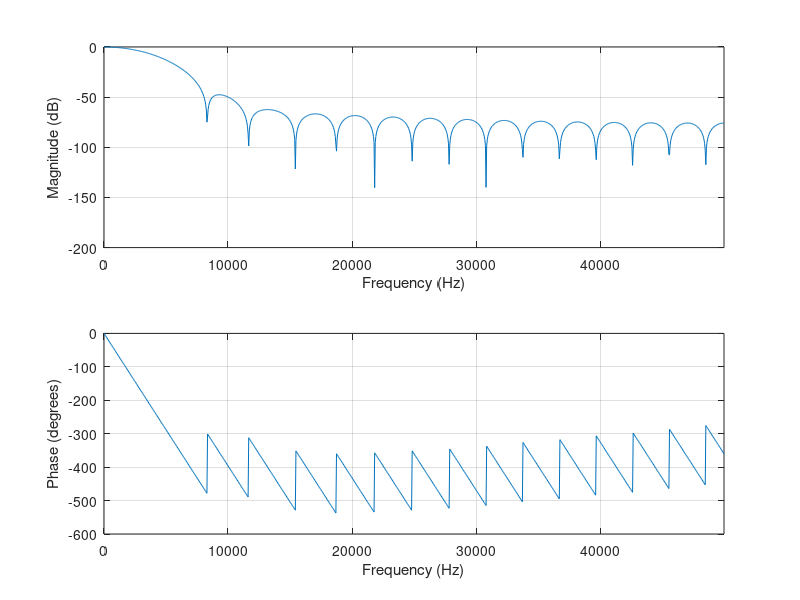
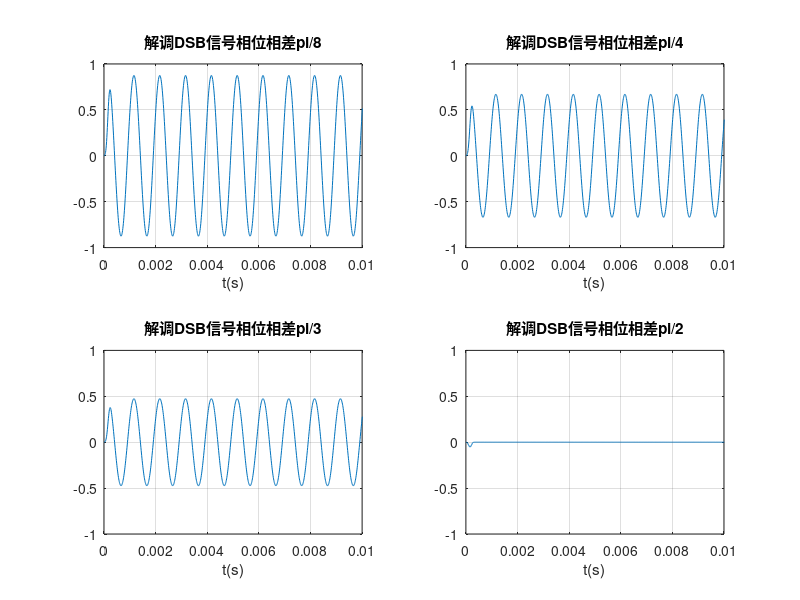

The MATLAB source for these figures, in order:
clear all;
close all;
clc;

%% DSB的调制及非同相位解调

%% 初始化
% fs = 128;  %抽样频率有点小
fs = 99999;
fm = 1000;
fc = 10000;
dt = 1/fs;
t = 0: dt : 50;
NFFT = 2^16; %傅里叶变换点数
f = linspace(-fs/2, fs/2, NFFT); %生成-fs/2到 fs/2的NFFT个点
iter = 4;
phase = [pi/8 pi/4 pi/3 pi/2];
phase_str = ['pi/8', 'pi/4' ,'pi/3' ,'pi/2'];

% 生成调制信号、载波信号以及已调信号
s_m = cos(2*pi*fm*t); %m(t)调制信号
s_c = cos(2*pi*fc*t); %载波
s_DSB = s_m .*s_c; %DSB调制信号

%% 低通滤波
wc=3*2*pi*fm/fs;                        %解调器低通滤波器截止频率，3fm
lbf_hn=fir1(32,wc/pi);                     %低通滤波器系统函数，FIR滤波器
freqz(lbf_hn, 1, 1024, fs);

figure;
%% 生成调制信号、载波信号以及已调信号
for i =1:iter
    % DSB
    s_cc = cos(2*pi*fc*t + phase(1,i));
    s_cor_temp_DSB = s_DSB.* 2 .* s_cc; %通过乘法器
    dem_cor_out_DSB = filter(lbf_hn,1,s_cor_temp_DSB); %通过低通滤波器
    subplot(2,2,i)
    plot(t,dem_cor_out_DSB); grid on;
    xlabel('t(s)')
    title(['解调DSB信号相位相差',phase_str(4*i - 3:i*4)]);
    % xlim([0, 5]); %这个不平滑
    xlim([0, 0.01]); %这个没毛病
    ylim([-1, 1]); %这个没毛病
end
    
